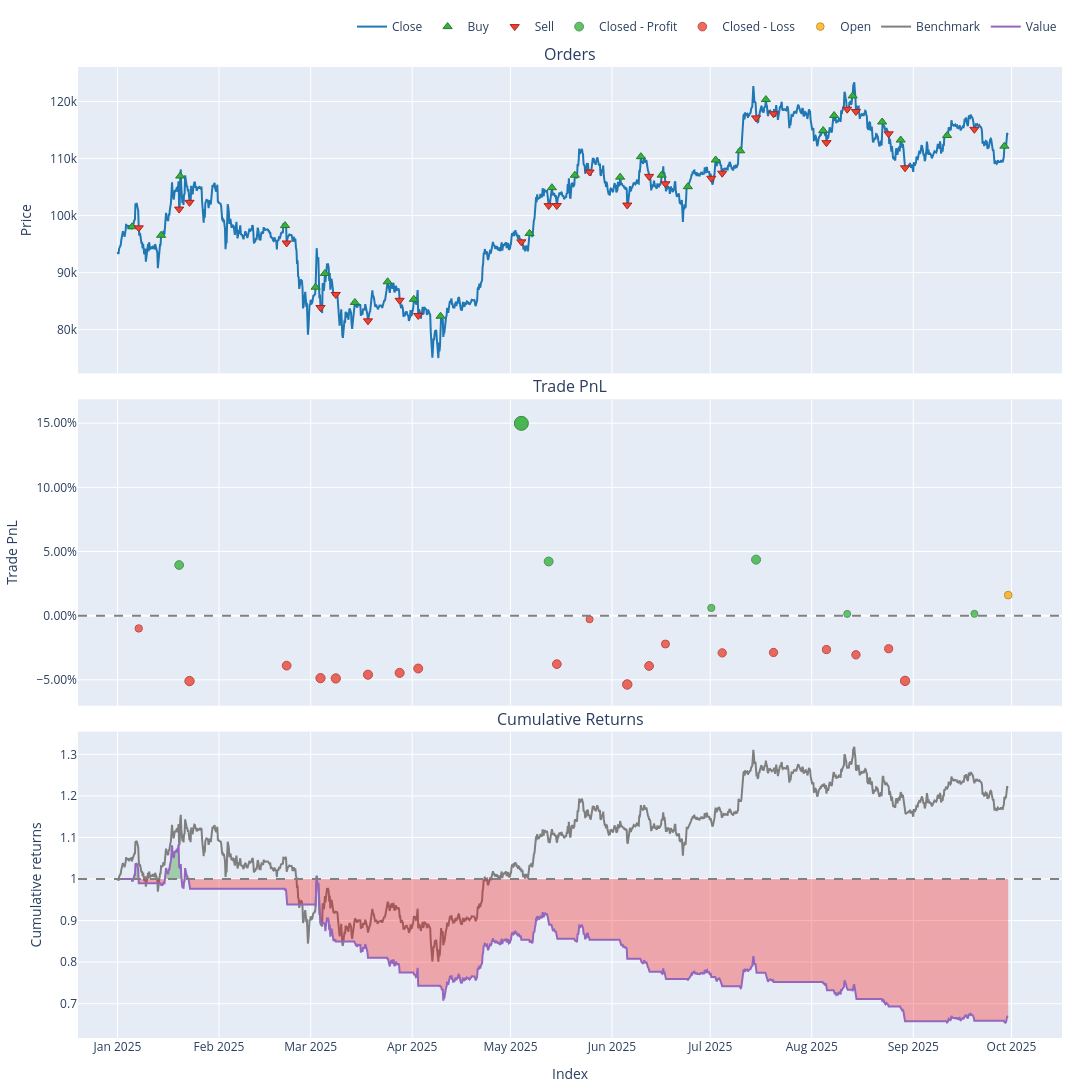

The notebook cell saved with this chart:
### Code cell
stats = pf.stats()

print(stats)
print(f"Sharpe ratio: {stats['Sharpe Ratio']}")

pf.plot(width=1600, height=1500).show()

### Figure 1 — Plotly figure (JSON) as saved in the notebook; plotly's stock layout.template omitted (floating-point values rounded to 4 significant figures; data arrays with more than 128 entries replaced by an {"elided": "..."} marker saying what was removed)
{"data": [{"line": {"color": "#1f77b4"}, "name": "Close", "showlegend": true, "x": {"elided": "1633 str values"}, "type": "scatter", "uid": "e5b1bab8-ee4a-4424-b8b5-ed7de56ddce3", "xaxis": "x", "yaxis": "y", "y": {"elided": "1633 float values"}, "legendgroup": "0"}, {"customdata": [[0.0, 0.01016, 3.984], [2.0, 0.01021, 3.945], [4.0, 0.009584, 4.1], [6.0, 0.009902, 3.891], [8.0, 0.01069, 3.74], [10.0, 0.009903, 3.559], [12.0, 0.009985, 3.386], [14.0, 0.009137, 3.23], [16.0, 0.009046, 3.087], [18.0, 0.008988, 2.96], [20.0, 0.008781, 3.402], [22.0, 0.00845, 3.545], [24.0, 0.007966, 3.412], [26.0, 0.007969, 3.402], [28.0, 0.007297, 3.221], [30.0, 0.007224, 3.095], [32.0, 0.007201, 3.027], [34.0, 0.006936, 3.045], [36.0, 0.006638, 2.957], [38.0, 0.006409, 3.085], [40.0, 0.006521, 2.997], [42.0, 0.006206, 2.918], [44.0, 0.006039, 2.922], [46.0, 0.006085, 2.834], [48.0, 0.006095, 2.761], [50.0, 0.005746, 2.621], [52.0, 0.00585, 2.625]], "hovertemplate": "Order Id: %{customdata[0]}<br>Timestamp: %{x}<br>Price: %{y}<br>Size: %{customdata[1]:.6f}<br>Fees: %{customdata[2]:.6f}", "marker": {"color": "#37B13F", "line": {"color": "rgb(38,123,44)", "width": 1}, "size": 8, "symbol": "triangle-up"}, "mode": "markers", "name": "Buy", "x": ["2025-01-05T12:00:00+00:00", "2025-01-14T08:00:00+00:00", "2025-01-20T04:00:00+00:00", "2025-02-21T04:00:00+00:00", "2025-03-02T12:00:00+00:00", "2025-03-05T08:00:00+00:00", "2025-03-14T12:00:00+00:00", "2025-03-24T12:00:00+00:00", "2025-04-01T12:00:00+00:00", "2025-04-09T16:00:00+00:00", "2025-05-06T20:00:00+00:00", "2025-05-13T16:00:00+00:00", "2025-05-20T16:00:00+00:00", "2025-06-03T12:00:00+00:00", "2025-06-09T20:00:00+00:00", "2025-06-16T04:00:00+00:00", "2025-06-24T04:00:00+00:00", "2025-07-02T16:00:00+00:00", "2025-07-10T04:00:00+00:00", "2025-07-18T00:00:00+00:00", "2025-08-04T12:00:00+00:00", "2025-08-07T20:00:00+00:00", "2025-08-13T12:00:00+00:00", "2025-08-22T12:00:00+00:00", "2025-08-28T04:00:00+00:00", "2025-09-11T08:00:00+00:00", "2025-09-28T20:00:00+00:00"], "y": [98040.0, 96540.0, 106900.0, 98250.0, 87440.0, 89850.0, 84770.0, 88390.0, 85310.0, 82340.0, 96870.0, 104900.0, 107100.0, 106700.0, 110300.0, 107100.0, 105100.0, 109800.0, 111400.0, 120400.0, 114900.0, 117600.0, 121000.0, 116400.0, 113300.0, 114000.0, 112200.0], "type": "scatter", "uid": "9aa9a089-ec1e-42d0-922a-1285d7b9676a", "xaxis": "x", "yaxis": "y", "legendgroup": "1"}, {"customdata": [[1.0, 0.01016, 3.976], [3.0, 0.01021, 4.133], [5.0, 0.009584, 3.923], [7.0, 0.009902, 3.77], [9.0, 0.01069, 3.588], [11.0, 0.009903, 3.413], [13.0, 0.009985, 3.256], [15.0, 0.009137, 3.112], [17.0, 0.009046, 2.984], [19.0, 0.008988, 3.43], [21.0, 0.008781, 3.574], [23.0, 0.00845, 3.439], [25.0, 0.007966, 3.43], [27.0, 0.007969, 3.246], [29.0, 0.007297, 3.12], [31.0, 0.007224, 3.051], [33.0, 0.007201, 3.069], [35.0, 0.006936, 2.981], [37.0, 0.006638, 3.11], [39.0, 0.006409, 3.021], [41.0, 0.006521, 2.942], [43.0, 0.006206, 2.946], [45.0, 0.006039, 2.856], [47.0, 0.006085, 2.783], [49.0, 0.006095, 2.642], [51.0, 0.005746, 2.646]], "hovertemplate": "Order Id: %{customdata[0]}<br>Timestamp: %{x}<br>Price: %{y}<br>Size: %{customdata[1]:.6f}<br>Fees: %{customdata[2]:.6f}", "marker": {"color": "#EA4335", "line": {"color": "rgb(181,31,18)", "width": 1}, "size": 8, "symbol": "triangle-down"}, "mode": "markers", "name": "Sell", "x": ["2025-01-07T12:00:00+00:00", "2025-01-19T20:00:00+00:00", "2025-01-23T00:00:00+00:00", "2025-02-21T16:00:00+00:00", "2025-03-04T00:00:00+00:00", "2025-03-08T16:00:00+00:00", "2025-03-18T12:00:00+00:00", "2025-03-28T04:00:00+00:00", "2025-04-02T20:00:00+00:00", "2025-05-04T08:00:00+00:00", "2025-05-12T16:00:00+00:00", "2025-05-15T04:00:00+00:00", "2025-05-25T04:00:00+00:00", "2025-06-05T16:00:00+00:00", "2025-06-12T08:00:00+00:00", "2025-06-17T08:00:00+00:00", "2025-07-01T08:00:00+00:00", "2025-07-04T16:00:00+00:00", "2025-07-15T00:00:00+00:00", "2025-07-20T08:00:00+00:00", "2025-08-05T12:00:00+00:00", "2025-08-11T20:00:00+00:00", "2025-08-14T12:00:00+00:00", "2025-08-24T12:00:00+00:00", "2025-08-29T12:00:00+00:00", "2025-09-19T16:00:00+00:00"], "y": [97850.0, 101100.0, 102300.0, 95200.0, 83860.0, 86160.0, 81530.0, 85140.0, 82470.0, 95390.0, 101700.0, 101800.0, 107600.0, 101800.0, 106900.0, 105600.0, 106600.0, 107400.0, 117100.0, 117900.0, 112800.0, 118700.0, 118300.0, 114300.0, 108400.0, 115100.0], "type": "scatter", "uid": "0da5798a-c547-4011-bfc7-208eaaebc948", "xaxis": "x", "yaxis": "y", "legendgroup": "2"}, {"customdata": [[1.0, 1.0, 38.91, 0.03946], [9.0, 9.0, 110.9, 0.1499], [10.0, 10.0, 35.91, 0.04222], [16.0, 16.0, 4.561, 0.006028], [18.0, 18.0, 32.28, 0.04367], [21.0, 21.0, 1.014, 0.00139], [25.0, 25.0, 0.9492, 0.001449]], "hovertemplate": "Exit Trade Id: %{customdata[0]}<br>Position Id: %{customdata[1]}<br>Exit Timestamp: %{x}<br>PnL: %{customdata[2]:.6f}<br>Return: %{customdata[3]:.2%}", "marker": {"color": "#37B13F", "line": {"color": "rgb(38,123,44)", "width": 1}, "opacity": [0.7885, 0.9, 0.7912, 0.7547, 0.7927, 0.75, 0.7501], "size": [8.795, 14.0, 8.925, 7.219, 8.993, 7.0, 7.003], "symbol": "circle"}, "mode": "markers", "name": "Closed - Profit", "x": ["2025-01-19T20:00:00+00:00", "2025-05-04T08:00:00+00:00", "2025-05-12T16:00:00+00:00", "2025-07-01T08:00:00+00:00", "2025-07-15T00:00:00+00:00", "2025-08-11T20:00:00+00:00", "2025-09-19T16:00:00+00:00"], "y": [0.03946, 0.1499, 0.04222, 0.006028, 0.04367, 0.00139, 0.001449], "type": "scatter", "uid": "b317b649-87b6-40b6-8690-72d6a26da904", "xaxis": "x2", "yaxis": "y2", "legendgroup": "3"}, {"customdata": [[0.0, 0.0, -9.907, -0.009947], [2.0, 2.0, -52.26, -0.05099], [3.0, 3.0, -37.89, -0.03895], [4.0, 4.0, -45.54, -0.0487], [5.0, 5.0, -43.53, -0.04892], [6.0, 6.0, -38.94, -0.04601], [7.0, 7.0, -36.02, -0.0446], [8.0, 8.0, -31.78, -0.04118], [11.0, 11.0, -33.48, -0.03778], [12.0, 12.0, -2.41, -0.002825], [13.0, 13.0, -45.61, -0.05362], [14.0, 14.0, -31.57, -0.03921], [15.0, 15.0, -17.1, -0.0221], [17.0, 17.0, -22.09, -0.02902], [19.0, 19.0, -22.12, -0.02867], [20.0, 20.0, -19.8, -0.02643], [22.0, 22.0, -22.27, -0.03048], [23.0, 23.0, -18.26, -0.02578], [24.0, 24.0, -35.1, -0.05086]], "hovertemplate": "Exit Trade Id: %{customdata[0]}<br>Position Id: %{customdata[1]}<br>Exit Timestamp: %{x}<br>PnL: %{customdata[2]:.6f}<br>Return: %{customdata[3]:.2%}", "marker": {"color": "#EA4335", "line": {"color": "rgb(181,31,18)", "width": 1}, "opacity": [0.7586, 0.8001, 0.7879, 0.7978, 0.798, 0.7951, 0.7936, 0.7902, 0.7868, 0.7515, 0.8028, 0.7882, 0.7709, 0.7779, 0.7776, 0.7753, 0.7794, 0.7746, 0.8], "size": [7.403, 9.339, 8.771, 9.23, 9.241, 9.104, 9.037, 8.876, 8.716, 7.068, 9.463, 8.783, 7.976, 8.303, 8.286, 8.18, 8.372, 8.15, 9.332], "symbol": "circle"}, "mode": "markers", "name": "Closed - Loss", "x": ["2025-01-07T12:00:00+00:00", "2025-01-23T00:00:00+00:00", "2025-02-21T16:00:00+00:00", "2025-03-04T00:00:00+00:00", "2025-03-08T16:00:00+00:00", "2025-03-18T12:00:00+00:00", "2025-03-28T04:00:00+00:00", "2025-04-02T20:00:00+00:00", "2025-05-15T04:00:00+00:00", "2025-05-25T04:00:00+00:00", "2025-06-05T16:00:00+00:00", "2025-06-12T08:00:00+00:00", "2025-06-17T08:00:00+00:00", "2025-07-04T16:00:00+00:00", "2025-07-20T08:00:00+00:00", "2025-08-05T12:00:00+00:00", "2025-08-14T12:00:00+00:00", "2025-08-24T12:00:00+00:00", "2025-08-29T12:00:00+00:00"], "y": [-0.009947, -0.05099, -0.03895, -0.0487, -0.04892, -0.04601, -0.0446, -0.04118, -0.03778, -0.002825, -0.05362, -0.03921, -0.0221, -0.02902, -0.02867, -0.02643, -0.03048, -0.02578, -0.05086], "type": "scatter", "uid": "19bf8953-d4e3-4014-85a9-eb699a664936", "xaxis": "x2", "yaxis": "y2", "legendgroup": "4"}, {"customdata": [[26.0, 26.0, 10.52, 0.01603]], "hovertemplate": "Exit Trade Id: %{customdata[0]}<br>Position Id: %{customdata[1]}<br>Exit Timestamp: %{x}<br>PnL: %{customdata[2]:.6f}<br>Return: %{customdata[3]:.2%}", "marker": {"color": "#FFAA00", "line": {"color": "rgb(178,118,0)", "width": 1}, "opacity": [0.7648], "size": [7.69], "symbol": "circle"}, "mode": "markers", "name": "Open", "x": ["2025-09-30T00:00:00+00:00"], "y": [0.01603], "type": "scatter", "uid": "318b8907-1343-4bd7-ad04-15b7320ec72c", "xaxis": "x2", "yaxis": "y2", "legendgroup": "5"}, {"line": {"color": "#7f7f7f"}, "name": "Benchmark", "showlegend": true, "x": {"elided": "1633 str values"}, "type": "scatter", "uid": "e2f985bb-88f6-4fe7-a769-56831ca5ac79", "xaxis": "x3", "yaxis": "y3", "y": {"elided": "1633 float values"}, "legendgroup": "6"}, {"hoverinfo": "skip", "line": {"color": "rgba(0, 0, 0, 0)", "width": 0}, "opacity": 0, "showlegend": false, "x": {"elided": "1633 str values"}, "type": "scatter", "uid": "91604e79-5220-4dfb-8a59-8df9a78c5eef", "xaxis": "x3", "yaxis": "y3", "y": {"elided": "1633 int values"}, "legendgroup": "7"}, {"connectgaps": false, "fill": "tonexty", "fillcolor": "rgba(0, 128, 0, 0.3)", "hoverinfo": "skip", "line": {"color": "rgba(0, 0, 0, 0)", "width": 0}, "opacity": 0, "showlegend": false, "x": {"elided": "1633 str values"}, "type": "scatter", "uid": "4f7193e5-5c8b-41a9-a0b3-38da09c41c5b", "xaxis": "x3", "yaxis": "y3", "y": {"elided": "1633 float values"}, "legendgroup": "7"}, {"hoverinfo": "skip", "line": {"color": "rgba(0, 0, 0, 0)", "width": 0}, "opacity": 0, "showlegend": false, "x": {"elided": "1633 str values"}, "type": "scatter", "uid": "101d2a0d-d293-42d6-ab00-e0eaf923f3d2", "xaxis": "x3", "yaxis": "y3", "y": {"elided": "1633 int values"}, "legendgroup": "7"}, {"connectgaps": false, "fill": "tonexty", "fillcolor": "rgba(255, 0, 0, 0.3)", "hoverinfo": "skip", "line": {"color": "rgba(0, 0, 0, 0)", "width": 0}, "opacity": 0, "showlegend": false, "x": {"elided": "1633 str values"}, "type": "scatter", "uid": "54bfe183-0e22-455f-9fd0-5ef5a5b165ea", "xaxis": "x3", "yaxis": "y3", "y": {"elided": "1633 float values"}, "legendgroup": "7"}, {"line": {"color": "#9467bd"}, "name": "Value", "showlegend": true, "x": {"elided": "1633 str values"}, "type": "scatter", "uid": "5ff05c44-ecdf-425b-af35-d659e5929df3", "xaxis": "x3", "yaxis": "y3", "y": {"elided": "1633 float values"}, "legendgroup": "8"}, {"hoverinfo": "skip", "line": {"color": "rgba(0, 0, 0, 0)", "width": 0}, "opacity": 0.0, "showlegend": false, "x": {"elided": "1633 str values"}, "type": "scatter", "uid": "6086cba2-0add-410f-bb13-82dd001821d3", "xaxis": "x3", "yaxis": "y3", "y": {"elided": "1633 int values"}, "legendgroup": "7"}], "layout": {"annotations": [{"font": {"size": 16}, "showarrow": false, "text": "Orders", "x": 0.5, "xanchor": "center", "xref": "paper", "y": 1.0, "yanchor": "bottom", "yref": "paper"}, {"font": {"size": 16}, "showarrow": false, "text": "Trade PnL", "x": 0.5, "xanchor": "center", "xref": "paper", "y": 0.6578, "yanchor": "bottom", "yref": "paper"}, {"font": {"size": 16}, "showarrow": false, "text": "Cumulative Returns", "x": 0.5, "xanchor": "center", "xref": "paper", "y": 0.3156, "yanchor": "bottom", "yref": "paper"}], "xaxis": {"anchor": "y", "domain": [0.0, 1.0], "matches": "x3", "showticklabels": false}, "yaxis": {"anchor": "x", "domain": [0.6844, 1.0], "title": {"text": "Price"}}, "xaxis2": {"anchor": "y2", "domain": [0.0, 1.0], "matches": "x3", "showticklabels": false}, "yaxis2": {"anchor": "x2", "domain": [0.3422, 0.6578], "tickformat": ".2%", "title": {"text": "Trade PnL"}}, "xaxis3": {"anchor": "y3", "domain": [0.0, 1.0], "title": {"text": "Index"}}, "yaxis3": {"anchor": "x3", "domain": [0.0, 0.3156], "title": {"text": "Cumulative returns"}}, "margin": {"t": 30, "b": 30, "l": 30, "r": 30}, "legend": {"orientation": "h", "yanchor": "bottom", "y": 1.027, "xanchor": "right", "x": 1, "traceorder": "normal"}, "width": 1600, "height": 1500, "showlegend": true, "shapes": [{"line": {"color": "gray", "dash": "dash"}, "type": "line", "x0": 0.0, "x1": 1.0, "xref": "paper", "y0": 0, "y1": 0, "yref": "y2"}, {"line": {"color": "gray", "dash": "dash"}, "type": "line", "x0": 0.0, "x1": 1.0, "xref": "paper", "y0": 1, "y1": 1, "yref": "y3"}]}}
